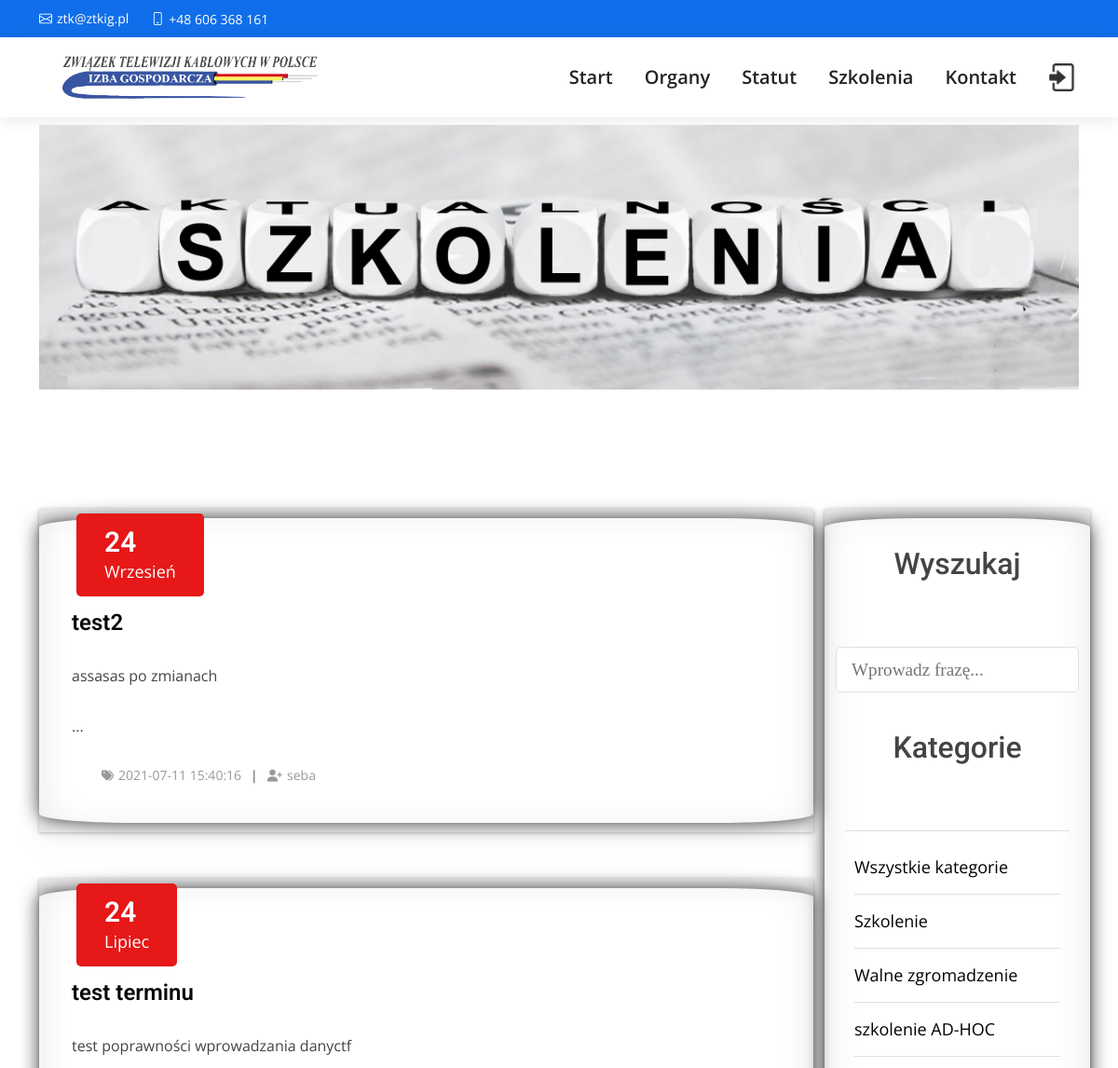
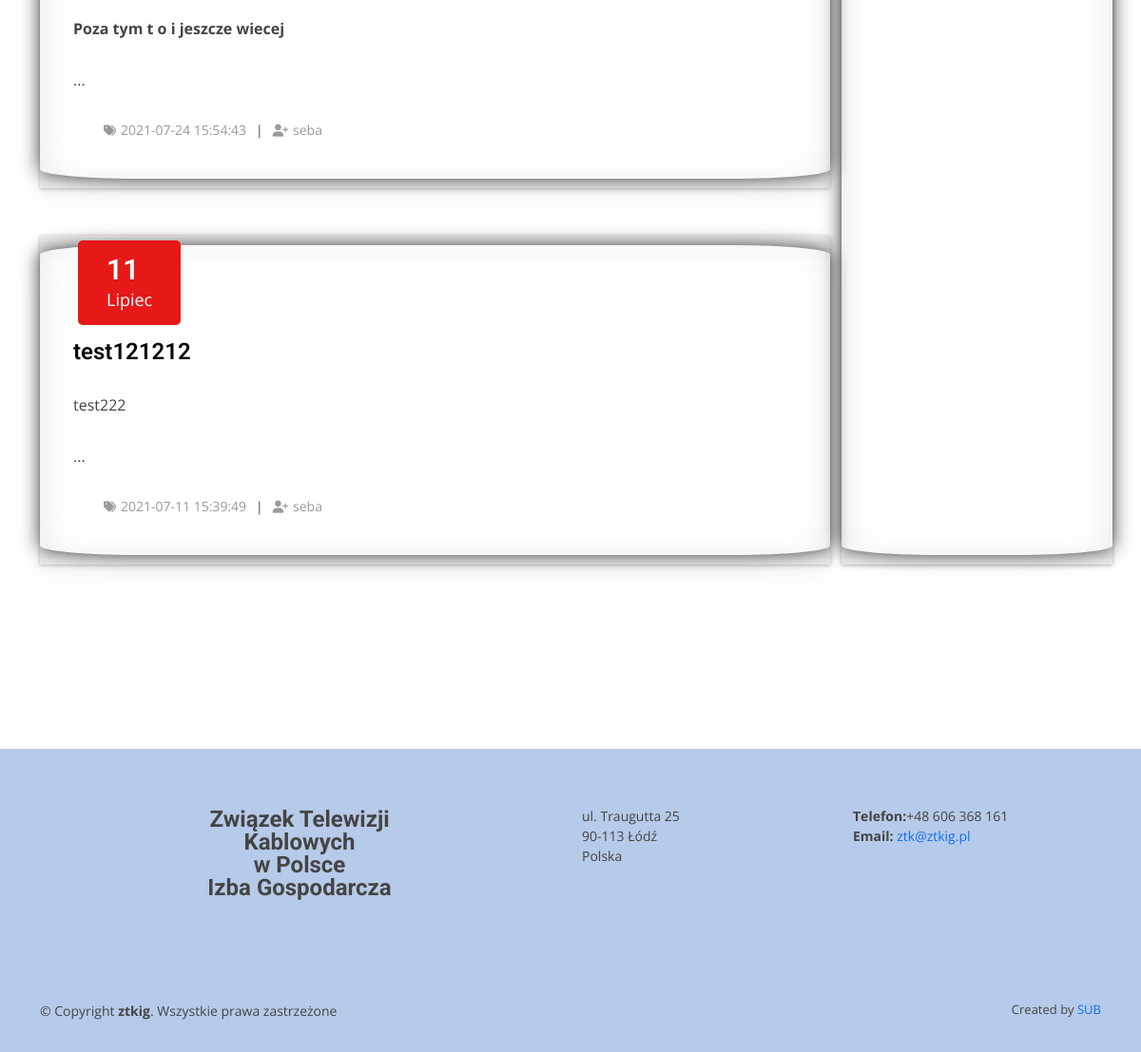
/szkolenia.php, run on an earlier commit of the app's database (2 pictures, top to bottom).
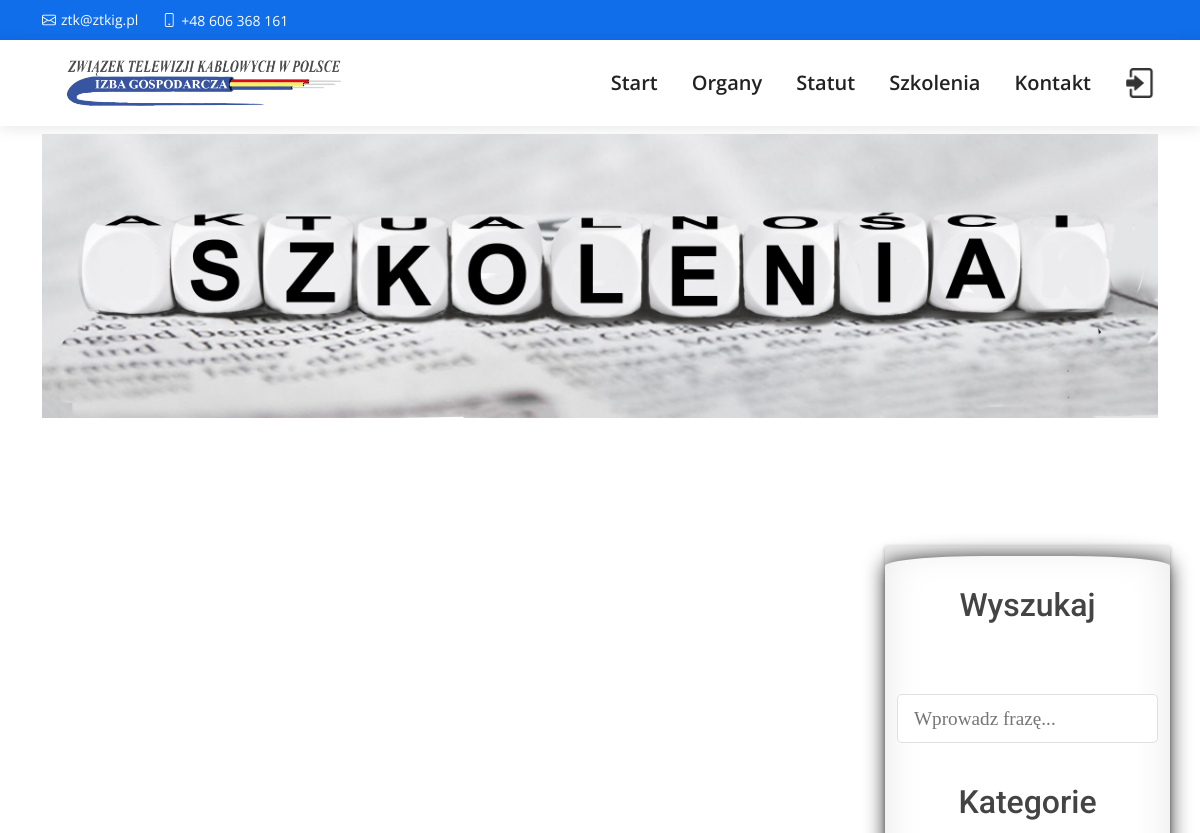
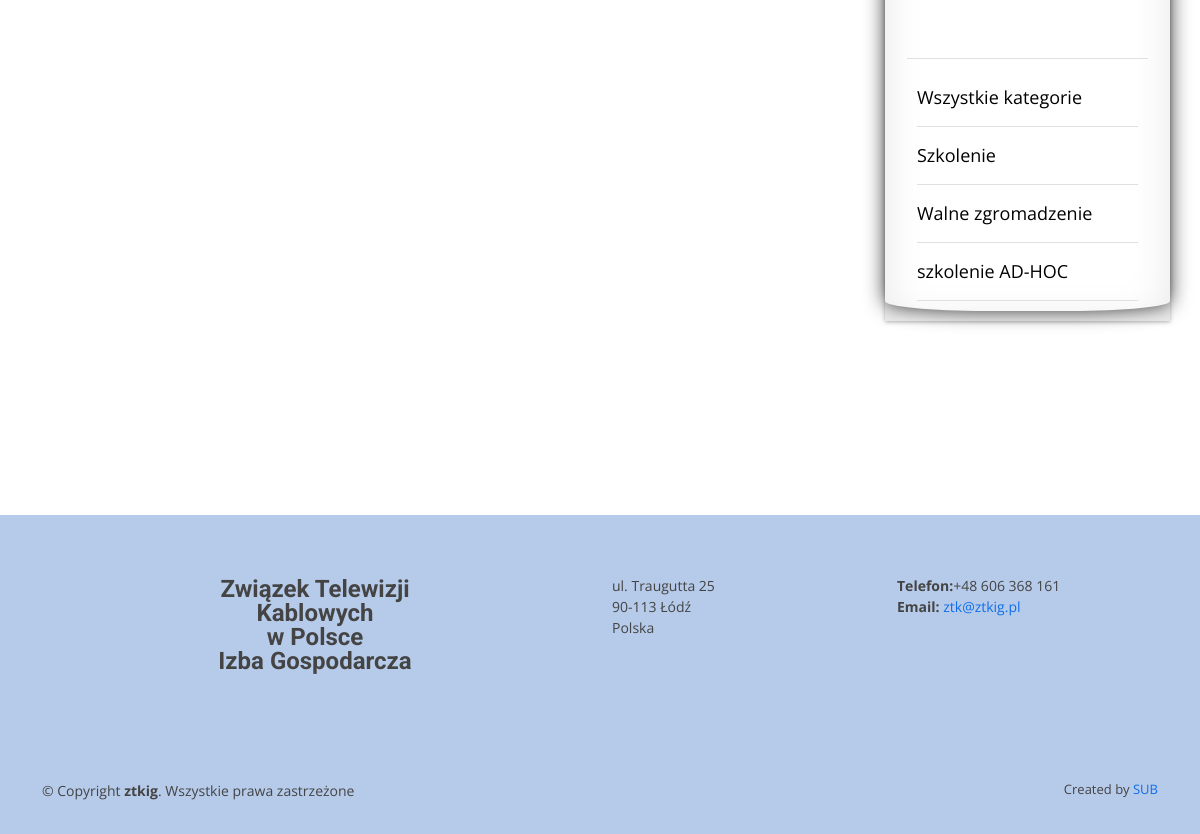
And on a later commit of the database (2 pictures, top to bottom).
### tables this page shows
CREATE TABLE `posts` (
  `id` int(11) NOT NULL,
  `user_id` int(11) NOT NULL,
  `user_name` varchar(255) NOT NULL,
  `topic_id` int(11) DEFAULT NULL,
  `term` date DEFAULT NULL,
  `title` varchar(255) NOT NULL,
  `image` varchar(255) NOT NULL,
  `body` text NOT NULL,
  `published` tinyint(4) NOT NULL,
  `created_at` datetime NOT NULL DEFAULT current_timestamp()
);

CREATE TABLE `topics` (
  `id` int(11) NOT NULL,
  `name` varchar(100) NOT NULL,
  `description` text NOT NULL
);

### app/database/db.php (called while the page is built, shortened)
<?php
require('connect.php');
function executeQuery($sql, $data)
{
    global $conn;
    $stmt = $conn->prepare($sql);
    $values = array_values($data);
    $types = str_repeat('s', count($values));
    $stmt->bind_param($types, ...$values);
    $stmt->execute();
    return $stmt;
}
function selectAll($table, $conditions = [])
{
    global $conn;
    $sql = "SELECT * FROM $table  ";
    if (empty($conditions)) {
        $stmt = $conn->prepare($sql);
        $stmt->execute();
        $records = $stmt->get_result()->fetch_all(MYSQLI_ASSOC);
        return $records;
    }
}
function getPublishedPosts()
{
    $sql = "SELECT p.*, u.username FROM posts AS p JOIN users AS u ON p.user_id=u.id WHERE p.published=? ORDER BY term DESC";
    $stmt = executeQuery($sql, ['published' => 1]);
    $records = $stmt->get_result()->fetch_all(MYSQLI_ASSOC);
    return $records;
}

### app/controllers/topics.php (called while the page is built, shortened)
<?php
include(ROOT_PATH . "/app/database/db.php");
$table = 'topics';
$topics = selectAll($table);

### szkolenia.php (the view, shortened to what this page needs)
<?php
include(ROOT_PATH . "/app/controllers/topics.php");
if (isset($_GET['t_id'])) {
  $posts = getPostsByTopicId($_GET['t_id']);
  $postsTitle = "You searched for posts under '" . $_GET['name'] . "'";
} else if (isset($_POST['search-term'])) {
  $postsTitle = "You searched for '" . $_POST['search-term'] . "'";
  $posts = searchPosts($_POST['search-term']);
} else {
  $posts = getPublishedPosts();
}
?>
<!DOCTYPE html>
<html lang="pl">
<head>
  <link href="assets/vendor/aos/aos.css" rel="stylesheet">
  <link href="assets/vendor/bootstrap/css/bootstrap.min.css" rel="stylesheet">
  <link href="assets/vendor/bootstrap-icons/bootstrap-icons.css" rel="stylesheet">
  <link href="assets/vendor/boxicons/css/boxicons.min.css" rel="stylesheet">
  <link href="assets/vendor/glightbox/css/glightbox.min.css" rel="stylesheet">
  <link href="assets/vendor/swiper/swiper-bundle.min.css" rel="stylesheet">
  <link href="/assets/vendor/fontawesome-all.min.css" rel="stylesheet">
  <link href="assets/css/style.css" rel="stylesheet">
  <link href="assets/css/style2.css" rel="stylesheet">
  <link href="assets/css/szkolenia.css" rel="stylesheet">
</head>
<body>
  <main id="main">
        <?php
            require("./includes/header.php");
            $m_en = array("01", "02", "03", "04", "05", "06", "07", "08", "09", "10", "11", "12");
            $m_pol = array("Styczeń", "Luty", "Marzec", "Kwiecień", "Maj", "Czerwiec", "Lipiec", "Sierpień", "Wrzesień", "Październik", "Listopad", "Grudzień");
        ?>
        <div class="slider-area">
            <div class="slider-bg3  d-flex align-items-center"  >
                <div class="container">
                    <div class="row justify-content-center ">
                        <div class="col-xl-12">
                                <img src="./assets//img/szkolenia.png" class="img-fluid" alt="Szkolenia ZTKIG">
                        </div>
                    </div>
                </div>
            </div>
        </div>
        <section class="blog_area section-padding" >
            <div class="container cont">
                <div class="row rrr">
                    <div class="col-lg-9 ">
                        <div class="blog_left_sidebar">
                            <?php foreach ($posts as $post): ?>
                                    <article class="blog_item" >
                                            <div class="blog_item_img">
                                                <?php
                                                $d = substr($post['term'], 8,2) ;
                                                $dd = substr($post['term'], 5,2) ;
                                                $m = str_replace($m_en, $m_pol, $dd);
                                                ?>
                                                <a href="single.php?id=<?php echo $post['id']; ?>" class="blog_item_date">
                                                    <h3><?php echo $d ?></h3>
                                                    <p><?php echo $m ?></p>
                                                </a>
                                            </div>
                                            <div class="blog_details">
                                                <a class="d-inline-block" href="blog_details.html">
                                                    <h2 class="blog-head" style="color: #2d2d2d;">
                                                    <a href="single.php?id=<?php echo $post['id']; ?>"><?php echo $post['title']; ?></a>
                                                    </h2>
                                                </a>
                                                <p>
                                                <?php echo html_entity_decode(substr($post['body'], 0, 250) . '...'); ?>
                                                </p>
                                                <ul class="blog-info-link">
                                                    <li><a href="#"><i class="fas fa-tags"></i><?php echo $post['created_at'] ?></a></li>
                                                    <li><a href="#"><i class="fas fa-user-plus"></i><?php echo $post['user_name'] ?></a></li>
                                                </ul>
                                            </div>
                                    </article>
                            <?php endforeach; ?>
                        </div>
                    </div>
                    <div class="col-lg-3 blog_item">
                        <div class="search" id="search" name="search">
                                <h2 class="section-title">Wyszukaj</h2>
                                <form action="szkolenia.php" method="post">
                                    <input type="text" name="search-term" class="text-input" placeholder="Wprowadz frazę...">
                                </form>
                        </div>
                                <div class="section topics" >
                                <h2 class="section-title">Kategorie</h2>
                                <ul>
                                    <li><a href="<?php echo BASE_URL . '/szkolenia.php'?>">Wszystkie kategorie</a></li>
                                    <?php foreach ($topics as $key => $topic): ?>
                                    <li><a href="<?php echo BASE_URL . '/szkolenia.php?t_id=' . $topic['id'] . '&name=' . $topic['name'] ?>"><?php echo $topic['name']; ?></a></li>
                                    <?php endforeach; ?>
                                </ul>
                                </div>
                    </div>
                </div>
            </div>
        </section>
  </main>
  <?php
     require("./includes/footer.php")
 ?>
</body>
</html>

### includes/header.php (shortened to what this page needs)
<section id="topbar" class="d-flex align-items-center">
    <div class="container d-flex justify-content-center justify-content-md-between">
      <div class="contact-info d-flex align-items-center">
        <i class="bi bi-envelope d-flex align-items-center"><a href="mailto:ztk@ztkig.pl">ztk@ztkig.pl</a></i>
        <i class="bi bi-phone d-flex align-items-center ms-4" href="tel:+48 606 368 161"><span>+48 606 368 161</span></i>
      </div>
    </div>
  </section>
<header id="header" class="d-flex align-items-center">
    <div class="container d-flex align-items-center justify-content-between">
      <div class="container">
        <a class="navbar-brand" href="index.php">
          <img src="assets/img/ztkig/logo_transparent.png"   alt="" width="300" height="50">
        </a>
      </div>
      <nav id="navbar" class="navbar">
        <ul>
          <li><a class="nav-link" href="<?php echo BASE_URL . '/index.php' ?>">Start</a></li>
          <li><a class="nav-link " href="organy.php">Organy</a></li>
          <li><a class="nav-link " href="statut.php">Statut</a></li>
          <li><a class="nav-link " href="szkolenia.php">Szkolenia</a></li>
          <li><a class="nav-link " href="index.php#contact">Kontakt</a></li>
          <?php if (isset($_SESSION['id'])): ?>
        <li>
          <a href="#">
            <i class="fa fa-user"></i>
            <?php echo $_SESSION['username']; ?>
            <i class="fa fa-chevron-down" style="font-size: .8em;"></i>
          </a>
          <ul>
            <?php if($_SESSION['admin']): ?>
              <li><a href="<?php echo BASE_URL . '/admin/dashboard.php' ?>">Panel</a></li>
            <?php endif; ?>
            <li><a href="<?php echo BASE_URL . '/logout.php' ?>" class="logout">Wyloguj</a></li>
          </ul>
        </li>
      <?php else: ?>
        <li>
          <a href="<?php echo BASE_URL . '/login.php' ?>">
          <img src="<?php echo BASE_URL . '/assets/img/Login-256.png' ?>" width="30" height="30" alt="">
          </a>
        </li>
      <?php endif; ?>
        </ul>
      </nav>
    </div>
  </header>

### includes/footer.php
<br>
<footer id="footer">
    <div class="footer-top" style="background-color: #b6cae9;" >
      <div class="container" >
        <div class="row">
          <div class="col-sm-6 footer-contact" style="text-align: center;">
            <h3>Związek Telewizji <br>
            Kablowych <br>
            w Polsce <br>
            Izba Gospodarcza</h3>
          </div>
          <div class="col-sm-3 footer-links"  >
            <p>
              ul. Traugutta 25 <br>
              90-113 Łódź<br>
              Polska <br><br>
               <br>
            </p>
          </div>
          <div class="col-sm-3 footer-links" >
            <strong>Telefon:</strong>+48 606 368 161<br>
              <strong>Email:  </strong><a href="mailto:ztk@ztkig.pl">ztk@ztkig.pl</a>
          </div>
        </div>
      </div>
    </div>
    <div class="container py-4">
      <div class="copyright">
        &copy; Copyright <strong><span>ztkig</span></strong>. Wszystkie prawa zastrzeżone
      </div>
      <div class="credits">
          Created by <a href="https://www.linkedin.com/in/sebastian-ubycha-874a69b5/" target="_blank">SUB</a>
      </div>
    </div>
  </footer>

### assets/css/style.css (style rules this page uses)
body { font-family: "Open Sans", sans-serif; color: #444444; }
a { color: #106eea; text-decoration: none; }
h1, h2, h3, h4, h5, h6 { font-family: "Roboto", sans-serif; }
#topbar { background: #106eea; height: 40px; font-size: 14px; transition: all 0.5s; color: #fff; padding: 0; }
#topbar .contact-info i { font-style: normal; color: #fff; }
#topbar .contact-info i a, #topbar .contact-info i span { padding-left: 5px; color: #fff; }
#topbar .contact-info i a { line-height: 0; transition: 0.3s; transition: 0.3s; }
#header { background: #fff; transition: all 0.5s; z-index: 997; height: 86px; box-shadow: 0px 2px 15px rgba(0, 0, 0, 0.1); }
.navbar { padding: 0; }
.navbar ul { margin: 0; padding: 0; display: flex; list-style: none; align-items: center; }
.navbar li { position: relative; }
.navbar > ul > li { white-space: nowrap; padding: 10px 0 10px 28px; }
.navbar a { display: flex; align-items: center; justify-content: space-between; padding: 0 3px; font-size: 20px; font-weight: 600; color: #222222; white-space: nowrap; transition: 0.3s; position: relative; }
.navbar > ul > li > a:before { content: ""; position: absolute; width: 100%; height: 2px; bottom: -6px; left: 0; background-color: #106eea; visibility: hidden; width: 0px; transition: all 0.3s ease-in-out 0s; }
section { padding: 5px 0 20px 0; overflow: hidden; }
.section-title { text-align: center; padding-top: 30px; padding-bottom: 60px; }
#footer { background: #fff; padding: 0 0 30px 0; color: #444444; font-size: 14px; background: #b6cae9; }
#footer .footer-top { padding: 60px 0 30px 0; background: #fff; }
#footer .footer-top .footer-contact { margin-bottom: 30px; }
#footer .footer-top .footer-contact h3 { font-size: 24px; margin: 0 0 15px 0; padding: 2px 0 2px 0; line-height: 1; font-weight: 700; }
#footer .footer-top .footer-links { margin-bottom: 30px; }
#footer .copyright { text-align: center; float: left; }
#footer .credits { float: right; text-align: center; font-size: 13px; color: #444444; }

What changed in the data, as far as the page shows it:
removed posts: term "24", term "Wrzesień", title "test2", body "assasas po zmianach ...", created_at "2021-07-11 15:40:16", user_name "seba"
removed posts: term "24", term "Lipiec", title "test terminu", body "test poprawności wprowadzania danyctf Poza tym t o i jeszcze wiecej ...", created_at "2021-07-24 15:54:43", user_name "seba"
removed posts: term "11", term "Lipiec", title "test121212", body "test222 ...", created_at "2021-07-11 15:39:49", user_name "seba"
